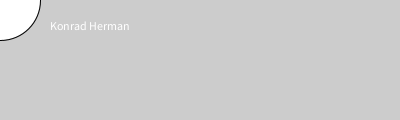
Frame 1 (no input)
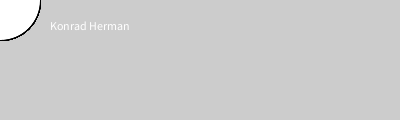
Frame 60 (the mouse pressed at the canvas centre just before this capture)
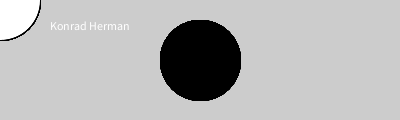
Frame 120 (the mouse held since frame 60 and released just before this capture)

The Processing sketch that drew these frames (run headless with seeded random() and noise(); from frame 60 on, the mouse is pressed at the canvas centre):

// Processing sketch: processing_79002
// ── processing_79002.pde

void setup() {
  size(400, 120);
  smooth();
  text ("Konrad Herman", 50, 30);
  fill(0, 102, 153, 51);
}

void draw() {
  if (mousePressed) {
    fill(0);
  }else {
    fill(255);
  }
  ellipse(mouseX, mouseY, 80, 80);
}
